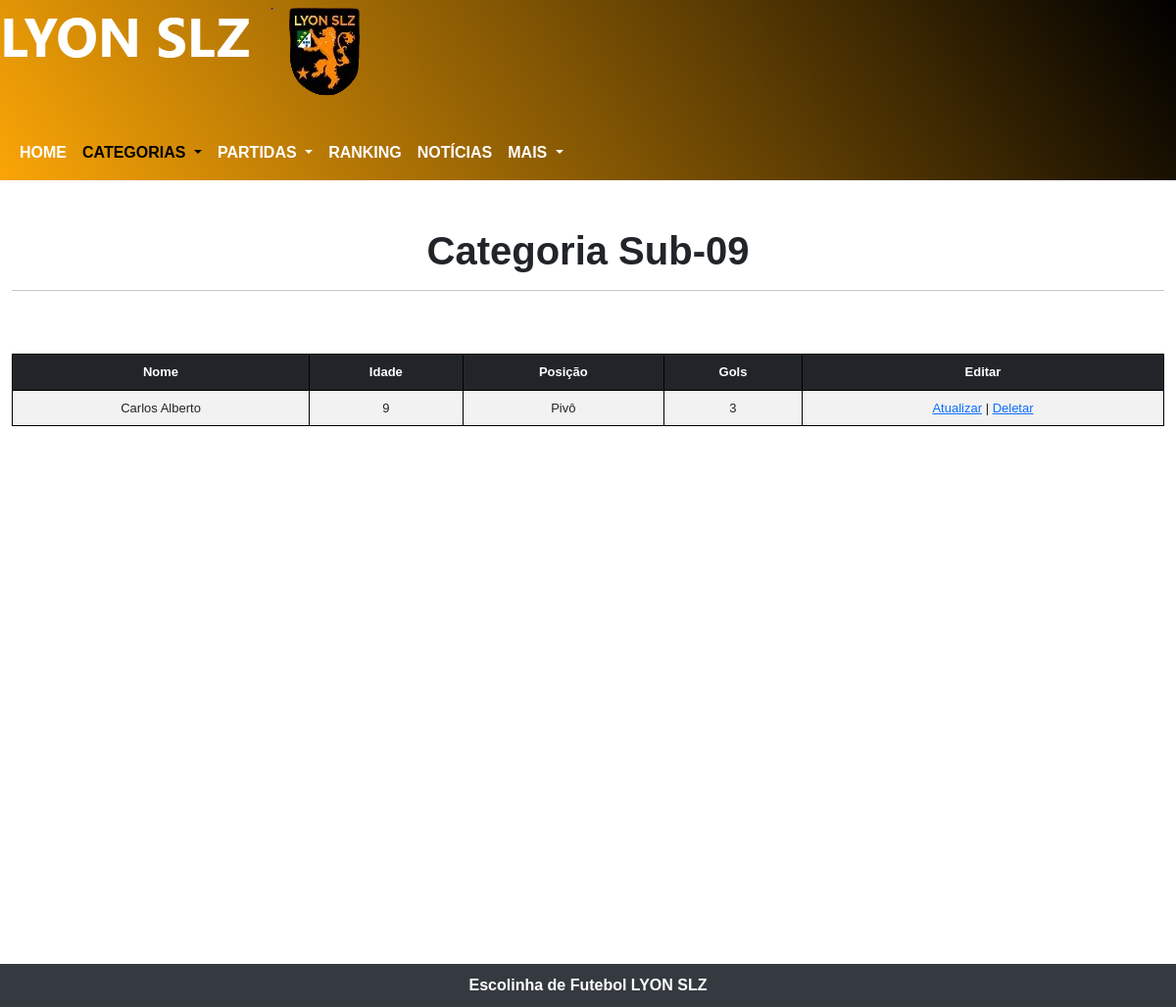
Page /admin/subsAdmin/sub09Admin.php on the committed database.
### tables this page shows
CREATE TABLE `tbljogadoress` (
  `id` int(11) UNSIGNED NOT NULL,
  `nome` varchar(45) NOT NULL,
  `sobrenome` varchar(45) NOT NULL,
  `idade` int(11) NOT NULL,
  `id_posicao` int(11) UNSIGNED NOT NULL,
  `gols` int(11) NOT NULL
);

CREATE TABLE `tblposicao` (
  `id_posicao` int(11) UNSIGNED NOT NULL,
  `nome_posicao` varchar(255) NOT NULL
);

### admin/subsAdmin/sub09Admin.php (the view, shortened to what this page needs)
<?php
require('../../db/conexao.php');
$sql = $pdo->prepare("SELECT tbljogadoress.*, tblposicao.nome_posicao
FROM tbljogadoress
JOIN tblposicao
ON tbljogadoress.id_posicao = tblposicao.id_posicao
WHERE idade > 7 AND idade <= 9");
$sql->execute();
$dados = $sql->fetchAll();
?>
<!DOCTYPE html>
<html lang="pt-br">
<head>
  <link href="https://cdn.jsdelivr.net/npm/bootstrap@5.3.0/dist/css/bootstrap.min.css" rel="stylesheet">
  <link rel="stylesheet" href="../../css/navHamburguer.css">
  <link rel="stylesheet" href="../../css/layout.css">
  <link rel="stylesheet" href="../../css/timeANDescudo.css">
  <link rel="stylesheet" href="lyon.jpg">
  <link rel="stylesheet" href="../../css/update-delete.css">
</head>
<body>
  <div class="cabecalho">
    <picture>
      <source media="(max-width: 261px)" srcset='../../img/imgLogo/lyonSlzEscudo5.png' loading="lazy">
      <source media="(max-width: 269px)" srcset='../../img/imgLogo/lyonSlzEscudo4.png' loading="lazy">
      <source media="(max-width: 311px)" srcset='../../img/imgLogo/lyonSlzEscudo3.png' loading="lazy">
      <source media="(max-width: 375px)" srcset='../../img/imgLogo/lyonSlzEscudo2.png' loading="lazy">
      <img src="../../img/imgLogo/lyonSlzEscudo.png" alt="Escudo do time LYYON SLZ" loading="lazy">
    </picture>
    <nav class="navbar navbar-expand-lg mt-4">
      <div class="container-fluid">
        <div class="collapse navbar-collapse" id="navbarNavDropdown">
          <ul class="navbar-nav">
            <li class="nav-item">
              <a class="nav-link" aria-current="page" href="../homeAdmin.php">HOME</a>
            </li>
            <li class="nav-item dropdown">
              <a class="nav-link dropdown-toggle active" href="#" role="button" data-bs-toggle="dropdown" aria-expanded="false">
                CATEGORIAS
              </a>
            </li>
            <li class="nav-item dropdown">
              <a class="nav-link dropdown-toggle" href="#" role="button" data-bs-toggle="dropdown" aria-expanded="false">
                PARTIDAS
              </a>
            </li>
            <li class="nav-item">
              <a class="nav-link" aria-current="page" href="../rankingAdmin.php">RANKING</a>
            </li>
            <li class="nav-item">
              <a class="nav-link" href="../noticiaisAdmin.php">NOTÍCIAS</a>
            </li>
            <li class="nav-item dropdown">
              <a class="nav-link dropdown-toggle" href="#" role="button" data-bs-toggle="dropdown" aria-expanded="false">
                MAIS
              </a>
            </li>
          </ul>
        </div>
      </div>
    </nav>
  </div>
  <main>
    <div class="container-fluid">
      <h1 class="categoria">Categoria Sub-09</h1>
      <hr>
      <br><br>
      <?php
      if (count($dados) > 0) {
        echo "<div class='table table-responsive table-striped'>";
        echo "<table class='table table-striped'>
          <thead class=table-dark>
          <tr>
              <th>Nome</th>
              <th>Idade</th>
              <th>Posição</th>
              <th>Gols</th>
              <th>Editar</th>
          </tr>
          </thead>";
        foreach ($dados as $chaves => $valor) {
          echo "<tr>
                          <td>" . $valor['nome'] . " " . $valor['sobrenome'] . "</td>
                          <td>" . $valor['idade'] . "</td>
                          <td>" . $valor['nome_posicao'] . "</td>
                          <td>" . $valor['gols'] . "</td>
                          <td><a href='#' class='btn-atualizar' data-id='" . $valor['id'] . "' data-nome='" . $valor['nome'] . "'
                          data-sobrenome='" . $valor['sobrenome'] . "'
                          data-idade='" . $valor['idade'] . "'
                          data-posicao='" . $valor['id_posicao'] . "'
                          data-gols='" . $valor['gols'] . "'>Atualizar</a> |
                           <a href='#' class='btn-deletar'
                           data-id='" . $valor['id'] . "'
                           data-nome='" . $valor['nome'] . "'
                           data-sobrenome='" . $valor['sobrenome'] . "'
                           data-idade='" . $valor['idade'] . "'
                           data-posicao='" . $valor['id_posicao'] . "'
                           data-gols='" . $valor['gols'] . "'>Deletar</a></td>
                      </tr>";
        }
        echo "</table>";
        echo "</div>";
      } else {
        echo "<p style='text-align:center'>Nenhuma jogador desta foi <a href='../cadastroDeJogador.php'>cadastrado</a></p>";
      }
      ?>
    </div>
  </main>
  <footer>
    <p class="mb-0">Escolinha de Futebol LYON SLZ</p>
  </footer>
</body>
</html>

### css/navHamburguer.css (style rules this page uses)
.nav-link { color: white; font-weight: bold; font-size: 100%; }

### css/layout.css (style rules this page uses)
:root { --cor-fundo: linear-gradient(55deg, rgb(250, 165, 6), black); --cor-submenu: rgb(172, 114, 8); --cor-hover: rgb(226, 190, 30); --cor-primaria: rgb(231, 241, 236); }
body { background-color: rgb(228, 228, 228); }
main { background-color: white; min-height: 100vh; margin: auto; box-shadow: 0px 3px 3px 0px black; }
footer { background-color: #343a40; padding: 10px; }
footer>p { text-align: center; color: white; font-weight: bold; }

### css/timeANDescudo.css (style rules this page uses)
div.cabecalho { background: linear-gradient(55deg, rgb(250, 165, 6), black); }

### css/update-delete.css (style rules this page uses)
h1.categoria { text-align: center; padding-top: 6vh; font-family: Arial, Helvetica, sans-serif; font-weight: bold; }

### admin/subsAdmin/sub09Admin.php (style rules this page uses)
body { width: 100%; font-family: Arial, Helvetica, sans-serif; }
table { width: 100%; }
th, td { padding: 5px; text-align: center; border: solid 1px black; font-size: 13px; }

### rows in the picture
tbljogadoress: nome "Carlos", sobrenome "Alberto", idade "9", id_posicao.nome_posicao "Pivô", gols "3"
